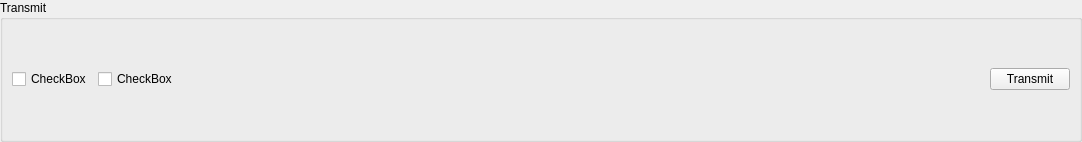
<?xml version="1.0" encoding="UTF-8"?>
<ui version="4.0">
 <class>TransmitWidget</class>
 <widget class="QWidget" name="TransmitWidget">
  <property name="geometry">
   <rect>
    <x>0</x>
    <y>0</y>
    <width>1082</width>
    <height>142</height>
   </rect>
  </property>
  <property name="windowTitle">
   <string>Form</string>
  </property>
  <layout class="QVBoxLayout" name="verticalLayout">
   <property name="leftMargin">
    <number>0</number>
   </property>
   <property name="topMargin">
    <number>0</number>
   </property>
   <property name="rightMargin">
    <number>0</number>
   </property>
   <property name="bottomMargin">
    <number>0</number>
   </property>
   <item>
    <widget class="QGroupBox" name="groupBox">
     <property name="title">
      <string>Transmit</string>
     </property>
     <layout class="QVBoxLayout" name="verticalLayout_2">
      <item>
       <layout class="QHBoxLayout" name="messageHorizontalLayout"/>
      </item>
      <item>
       <layout class="QHBoxLayout" name="horizontalLayout_2">
        <item>
         <widget class="QCheckBox" name="checkBox_2">
          <property name="text">
           <string>CheckBox</string>
          </property>
         </widget>
        </item>
        <item>
         <widget class="QCheckBox" name="checkBox">
          <property name="text">
           <string>CheckBox</string>
          </property>
         </widget>
        </item>
        <item>
         <spacer name="horizontalSpacer">
          <property name="orientation">
           <enum>Qt::Horizontal</enum>
          </property>
          <property name="sizeHint" stdset="0">
           <size>
            <width>40</width>
            <height>20</height>
           </size>
          </property>
         </spacer>
        </item>
        <item>
         <widget class="QPushButton" name="pushButton">
          <property name="text">
           <string>Transmit</string>
          </property>
         </widget>
        </item>
       </layout>
      </item>
     </layout>
    </widget>
   </item>
  </layout>
 </widget>
 <resources/>
 <connections/>
</ui>
